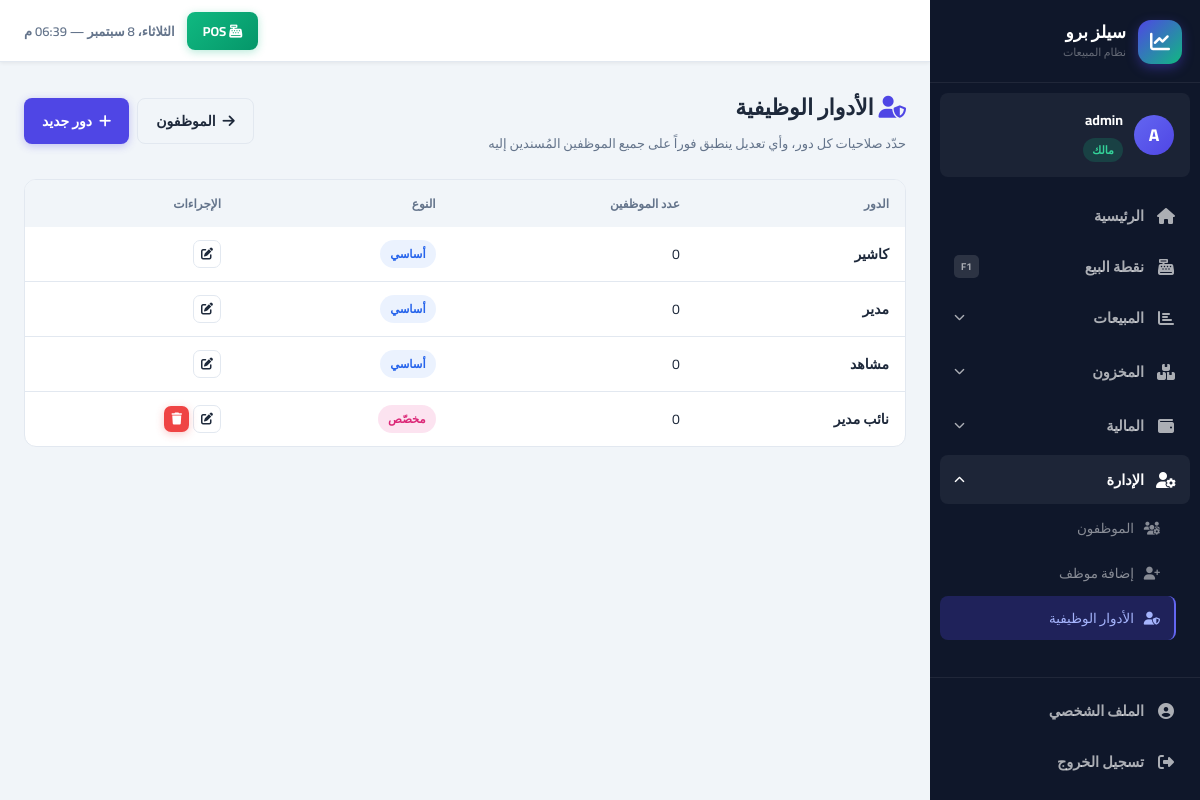
Page /accounts/roles/ (signed in) on the committed database.
### accounts/models.py (models this page shows, shortened)
class User(AbstractUser):
    role = models.ForeignKey(
        Role, on_delete=models.PROTECT, null=True, blank=True,
        related_name='users', verbose_name='الدور الوظيفي',
        help_text='فارغ لصاحب الحساب الرئيسي فقط'
    )
    parent = models.ForeignKey(
        'self', on_delete=models.CASCADE, null=True, blank=True,
        related_name='employees', verbose_name='المالك الرئيسي'
    )
    phone = models.CharField(max_length=20, blank=True, verbose_name='الهاتف')
    is_active = models.BooleanField(default=True, verbose_name='نشط')
    created_at = models.DateTimeField(auto_now_add=True)
    class Meta:
        verbose_name = 'مستخدم'
        verbose_name_plural = 'المستخدمون'
    def get_owner(self):
        if self.is_owner_account:
            return self
        return self.parent.get_owner()
    @property
    def is_owner_account(self):
        return self.parent_id is None
    def can_manage_users(self):
        return self.is_owner_account or self.has_perm_flag('can_manage_users')
    @property
    def role_label(self):
        if self.is_owner_account:
            return 'مالك'
        return self.role.name if self.role_id else '—'
    @property
    def role_slug(self):
        if self.is_owner_account:
            return 'owner'
        if not self.role_id:
            return 'custom'
        mapping = {'مدير': 'manager', 'كاشير': 'cashier', 'مشاهد': 'viewer'}
        return mapping.get(self.role.name, 'custom')

class Role(models.Model):
    owner = models.ForeignKey(
        'accounts.User', on_delete=models.CASCADE, related_name='custom_roles',
        verbose_name='صاحب العمل'
    )
    name = models.CharField(max_length=50, verbose_name='اسم الدور')
    is_system = models.BooleanField(
        default=False, verbose_name='دور أساسي',
        help_text='الأدوار الأساسية (مدير/كاشير/مشاهد) تُنشأ تلقائياً، ويمكن تعديل صلاحياتها لكن لا يمكن حذفها'
    )
    can_manage_users   = models.BooleanField(default=False, verbose_name='إدارة الموظفين والأدوار')
    can_delete_records = models.BooleanField(default=False, verbose_name='حذف السجلات (فواتير/أصناف/زبائن/موردون)')
    can_view_reports    = models.BooleanField(default=False, verbose_name='عرض التقارير المالية')
    can_add_customer       = models.BooleanField(default=False,  verbose_name='إضافة زبائن')
    can_edit_customer      = models.BooleanField(default=False,  verbose_name='تعديل بيانات الزبائن')
    can_delete_customer    = models.BooleanField(default=False, verbose_name='حذف زبائن')
    can_view_all_customers = models.BooleanField(default=False,  verbose_name='عرض جميع الزبائن')
    can_add_product        = models.BooleanField(default=False,  verbose_name='إضافة أصناف')
    can_edit_product       = models.BooleanField(default=False,  verbose_name='تعديل الأصناف')
    can_delete_product     = models.BooleanField(default=False, verbose_name='حذف أصناف')
    can_manage_purchases   = models.BooleanField(default=False, verbose_name='إدارة المشتريات والموردين')
    can_add_sale           = models.BooleanField(default=False,  verbose_name='إنشاء فواتير بيع')
    can_delete_sale        = models.BooleanField(default=False, verbose_name='حذف فواتير')
    can_add_expense        = models.BooleanField(default=False, verbose_name='إضافة مصروفات')
    created_at = models.DateTimeField(auto_now_add=True)
    class Meta:
        verbose_name = 'دور وظيفي'
        verbose_name_plural = 'الأدوار الوظيفية'
        unique_together = ['owner', 'name']
        ordering = ['-is_system', 'name']
    def employee_count(self):
        return self.users.count()
    @staticmethod
    def create_defaults_for(owner):
        defaults = [
            dict(name='مدير', is_system=True, can_manage_users=True, can_delete_records=True,
                 can_view_reports=True, can_delete_customer=True, can_delete_product=True,
                 can_delete_sale=True, can_add_expense=True, can_manage_purchases=True),
            dict(name='كاشير', is_system=True, can_add_sale=True, can_add_customer=True,
                 can_edit_customer=True, can_add_product=True, can_edit_product=True,
                 can_view_all_customers=True),
            dict(name='مشاهد', is_system=True, can_view_reports=True, can_add_customer=False,
                 can_edit_customer=False, can_add_sale=False, can_add_product=False,
                 can_edit_product=False, can_view_all_customers=True),
        ]
        created = []
        for d in defaults:
            name = d.pop('name')
            role, was_created = Role.objects.get_or_create(owner=owner, name=name, defaults=d)
            created.append(role)
        return created

### accounts/views.py (the view)
# urls.py: path('roles/', views.role_list, name='role_list'),
@login_required
def role_list(request):
    if not request.user.is_owner_account:
        messages.error(request, 'إدارة الأدوار متاحة لصاحب الحساب الرئيسي فقط')
        return redirect('dashboard')
    owner = request.user.get_owner()
    Role.create_defaults_for(owner)
    roles = Role.objects.filter(owner=owner)
    return render(request, 'accounts/role_list.html', {'roles': roles})

### core/context_processors.py (called while the page is built)
def global_context(request):
    context = {}
    if request.user.is_authenticated:
        owner = request.user.get_owner()
        low_stock_count = Product.objects.filter(
            owner=owner,
            current_stock__lte=F('min_stock')
        ).count()
        context['low_stock_count'] = low_stock_count
        context['current_user'] = request.user
    return context

### templates/accounts/role_list.html (shortened to what this page needs)
{% extends 'base/base.html' %}
{% block content %}
<div class="page-header">
<div><h1 class="page-title"><i class="fas fa-user-shield" style="color:var(--primary)"></i> الأدوار الوظيفية</h1>
<p class="page-subtitle">حدّد صلاحيات كل دور، وأي تعديل ينطبق فوراً على جميع الموظفين المُسندين إليه</p></div>
<div class="page-actions">
<a href="/accounts/users/" class="btn btn-outline"><i class="fas fa-arrow-right"></i> الموظفون</a>
<a href="/accounts/roles/create/" class="btn btn-primary"><i class="fas fa-plus"></i> دور جديد</a>
</div>
</div>
<div class="table-container"><table>
<thead><tr><th>الدور</th><th>عدد الموظفين</th><th>النوع</th><th>الإجراءات</th></tr></thead>
<tbody>
{% for role in roles %}
<tr>
<td class="fw-bold">{{ role.name }}</td>
<td>{{ role.employee_count }}</td>
<td>{% if role.is_system %}<span class="badge badge-info">أساسي</span>{% else %}<span class="badge badge-role-custom">مخصّص</span>{% endif %}</td>
<td><div style="display:flex;gap:4px;">
<a href="/accounts/roles/{{ role.pk }}/edit/" class="btn btn-sm btn-outline btn-icon" title="تعديل الصلاحيات"><i class="fas fa-edit"></i></a>
{% if not role.is_system %}
<form method="post" action="/accounts/roles/{{ role.pk }}/delete/" onsubmit="return confirm('هل أنت متأكد من حذف الدور: {{ role.name|escapejs }} ؟');" style="display:inline;">
<button type="submit" class="btn btn-sm btn-danger btn-icon" title="حذف" {% if role.employee_count > 0 %}disabled{% endif %}><i class="fas fa-trash"></i></button>
</form>
{% endif %}
</div></td>
</tr>
{% empty %}<tr><td colspan="4"><div class="no-data"><i class="fas fa-user-shield"></i>لا توجد أدوار بعد</div></td></tr>
{% endfor %}
</tbody></table></div>
{% endblock %}

### templates/base/base.html (shortened to what this page needs)
<!DOCTYPE html>
<html lang="ar" dir="rtl">
<head>
    <link rel="stylesheet" href="https://cdnjs.cloudflare.com/ajax/libs/font-awesome/6.5.0/css/all.min.css">
    <link rel="stylesheet" href="/static/css/main.css">
</head>
<body>
{% if user.is_authenticated %}
<aside class="sidebar" id="sidebar">
    <div class="sb-brand">
        <div class="sb-logo"><i class="fas fa-chart-line"></i></div>
        <div>
            <div class="sb-name">سيلز برو</div>
            <div class="sb-sub">نظام المبيعات</div>
        </div>
    </div>
    <div class="sb-user">
        <div class="sb-avatar">{{ user.first_name.0|default:user.username.0|upper }}</div>
        <div class="sb-user-info">
            <span class="sb-user-name">{{ user.get_full_name|default:user.username }}</span>
            <span class="sb-role role-{{ user.role_slug }}">{{ user.role_label }}</span>
        </div>
    </div>
    <nav class="sb-nav">
        <a href="/dashboard/" class="sb-link {% if request.path == '/dashboard/' %}active{% endif %}">
            <span class="sb-icon"><i class="fas fa-home"></i></span>
            <span>الرئيسية</span>
        </a>
        <a href="/pos/" class="sb-link sb-pos {% if '/pos/' in request.path %}active{% endif %}">
            <span class="sb-icon"><i class="fas fa-cash-register"></i></span>
            <span>نقطة البيع</span>
            <span class="sb-key">F1</span>
        </a>
        <div class="sb-group">
            <button class="sb-group-btn {% if '/sales/' in request.path or '/customers/' in request.path %}open{% endif %}"
                    onclick="toggleGroup(this)">
                <span class="sb-icon"><i class="fas fa-chart-bar"></i></span>
                <span>المبيعات</span>
                <i class="fas fa-chevron-down sb-arrow"></i>
            </button>
        </div>
        <div class="sb-group">
            <button class="sb-group-btn {% if '/inventory/' in request.path %}open{% endif %}"
                    onclick="toggleGroup(this)">
                <span class="sb-icon"><i class="fas fa-boxes"></i></span>
                <span>المخزون</span>
                <i class="fas fa-chevron-down sb-arrow"></i>
            </button>
        </div>
        <div class="sb-group">
            <button class="sb-group-btn {% if '/expenses/' in request.path or '/reports/' in request.path %}open{% endif %}"
                    onclick="toggleGroup(this)">
                <span class="sb-icon"><i class="fas fa-wallet"></i></span>
                <span>المالية</span>
                <i class="fas fa-chevron-down sb-arrow"></i>
            </button>
        </div>
        {% if user.can_manage_users %}
        <div class="sb-group">
            <button class="sb-group-btn {% if '/accounts/users' in request.path or '/accounts/roles' in request.path %}open{% endif %}"
                    onclick="toggleGroup(this)">
                <span class="sb-icon"><i class="fas fa-user-cog"></i></span>
                <span>الإدارة</span>
                <i class="fas fa-chevron-down sb-arrow"></i>
            </button>
            <div class="sb-group-items {% if '/accounts/users' in request.path or '/accounts/roles' in request.path %}show{% endif %}">
                <a href="/accounts/users/" class="sb-sub-link {% if '/accounts/users/' == request.path %}active{% endif %}">
                    <i class="fas fa-users-cog"></i> الموظفون
                </a>
                <a href="/accounts/users/create/" class="sb-sub-link">
                    <i class="fas fa-user-plus"></i> إضافة موظف
                </a>
                {% if user.is_owner_account %}
                <a href="/accounts/roles/" class="sb-sub-link {% if '/accounts/roles' in request.path %}active{% endif %}">
                    <i class="fas fa-user-shield"></i> الأدوار الوظيفية
                </a>
                {% endif %}
            </div>
        </div>
        {% endif %}
    </nav>
    <div class="sb-footer">
        <a href="/accounts/profile/" class="sb-link {% if '/accounts/profile/' in request.path %}active{% endif %}">
            <span class="sb-icon"><i class="fas fa-user-circle"></i></span>
            <span>الملف الشخصي</span>
        </a>
        <a href="/accounts/logout/" class="sb-link sb-logout">
            <span class="sb-icon"><i class="fas fa-sign-out-alt"></i></span>
            <span>تسجيل الخروج</span>
        </a>
    </div>
</aside>
<div class="main-wrapper">
    <header class="topbar">
        <div class="topbar-end">
            <a href="/pos/" class="topbar-pos"><i class="fas fa-cash-register"></i> POS</a>
            <div class="topbar-clock" id="topbarClock"></div>
        </div>
    </header>
    <main class="page-content">
        {% block content %}{% endblock %}
    </main>
</div>
{% else %}
{% block auth_content %}{% endblock %}
{% endif %}
</body>
</html>

### rows in the picture
User: first_name.0 "A", get_full_name "admin", role_label "مالك"
Role: name "كاشير", employee_count "0", is_system "أساسي"
Role: name "مدير", employee_count "0", is_system "أساسي"
Role: name "مشاهد", employee_count "0", is_system "أساسي"
Role: name "نائب مدير", employee_count "0", is_system "مخصّص"
